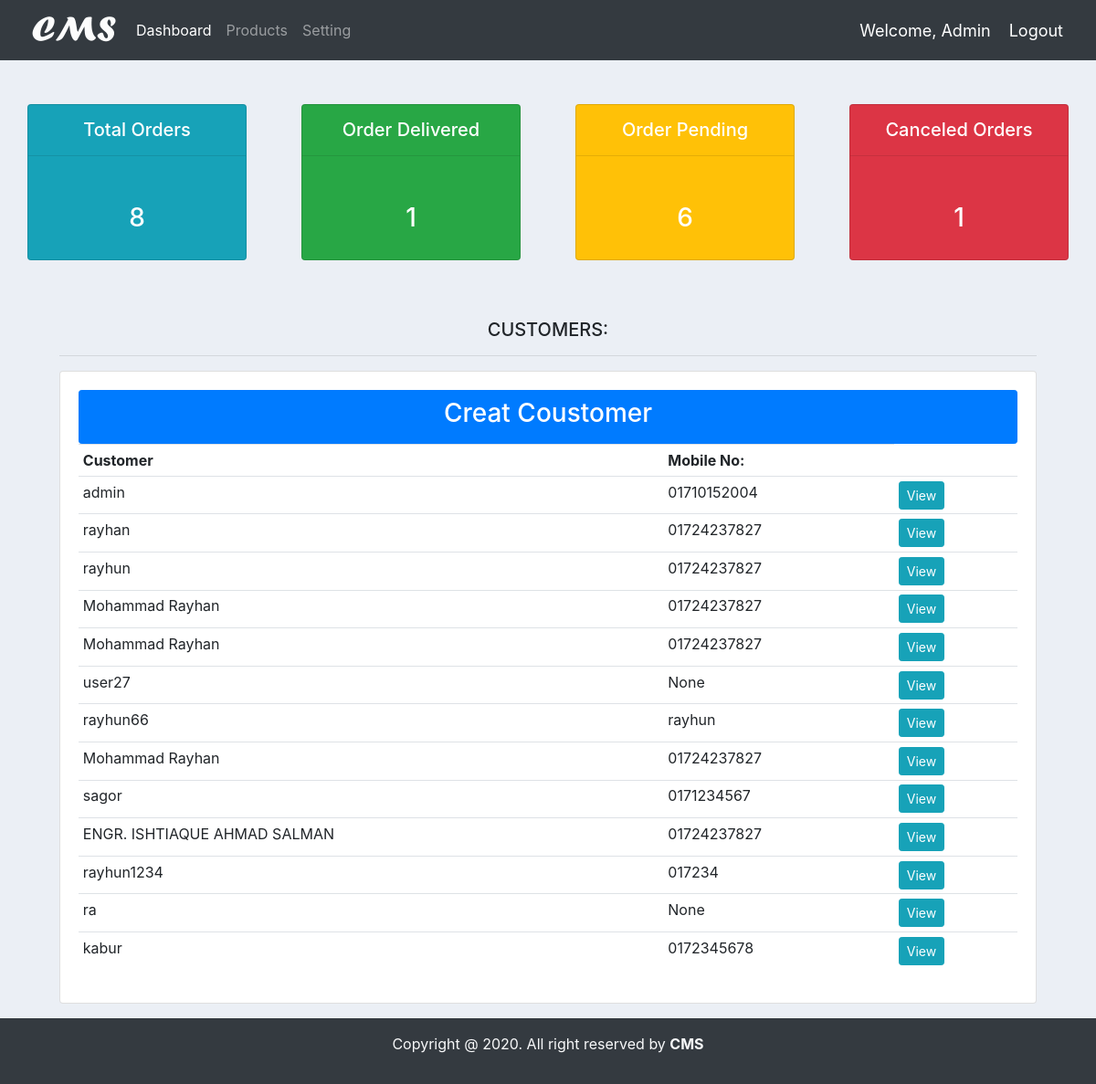
The app's page /all/customer (signed in) with its own data.
### accounts/models.py (models this page shows, shortened)
class Customer(models.Model):
    user = models.OneToOneField(User, null=True, blank=True, on_delete=models.CASCADE)
    name = models.CharField(max_length=200, null=True)
    phone = models.CharField(max_length=200, null=True)
    email = models.CharField(max_length=200, null=True)
    profile_pic = models.ImageField(default="demo.jpg", null=True, blank=True)
    date_created = models.DateTimeField(auto_now_add=True, null=True)

### accounts/decorators.py (the view)
    def wrapper_func(request, *args, **kwargs):
        group = None
        if request.user.groups.exists():
            group = request.user.groups.all()[0].name
        if group == 'customer':
            return redirect('user_profile')
        elif group == 'admin':
            return view_func(request, *args, **kwargs)
        else:
            context = {}
            return render(request, 'accounts/customer_not_auth.html', context)

### accounts/views.py (called while the page is built)
@login_required
@admin_only
def all_customer(request):
    orders = Order.objects.all()
    customers = Customer.objects.all()
    total_orders = orders.count()
    order_delivered = orders.filter(statur='Delivered').count()
    order_pending = orders.filter(statur='Pending').count()
    order_cancels = orders.filter(statur='Canceled Order').count()
    context = {
        'total_orders':total_orders,
        'order_delivered':order_delivered,
        'order_pending':order_pending,
        'order_cancels':order_cancels,
        'customers':customers
    }
    return render(request, 'accounts/customer_list.html',context)

### accounts/templates/accounts/customer_list.html
{% extends 'accounts/main.html' %}
{% block content %}
<div class="container-fluid">
    {% include 'accounts/status.html' %}
    <div class="row">
        <div class="col-md-11 m-auto">
            <h5 class="text-center">CUSTOMERS:</h5>
            <hr>
            <div class="card card-body">
                <a class="btn btn-primary btn-sm btn-block py-2" href="{% url 'create_customer' %}">
                    <h3>Creat Coustomer</h3></a>
                <table class="table table-sm">
                    <tr>
                        <th>Customer</th>
                        <th>Mobile No:</th>
                    </tr>
                    {% for customer in customers %}
                    <tr>
                        <td>{{ customer.name }}</td>
                        <td>{{ customer.phone }}</td>
                        <td><a class="btn btn-sm btn-info" href="{% url 'customer' customer.pk %}">View</a></td>
                    </tr>
                    {% endfor %}
                </table>
            </div>
        </div>
    </div>
</div>
{% endblock %}

### accounts/templates/accounts/navbar.html (shortened to what this page needs)
{% load static %}
<nav class="navbar navbar-expand-lg navbar-dark bg-dark">
  <a href="{% url 'home' %}"><img id="logo" src="{% static '/images/logo.png' %}" alt="" title="Customer Management System"></a>
    <div class="collapse navbar-collapse" id="navbarSupportedContent">
      <ul class="navbar-nav mr-auto">
        {% if request.user.is_staff %}
        <li class="nav-item active">
          <a class="nav-link" href="{% url 'home' %}">Dashboard</a>
        </li>
        {% endif %}
        <li class="nav-item">
          <a class="nav-link" href="{% url 'products' %}">Products</a>
        </li>
        <li class="nav-item">
          <a class="nav-link" href="{% url 'account' %}">Setting</a>
        </li>
      </ul>
    </div>
    <span class="hello">Welcome, {{ request.user|title }} </span>
    <span><a class="hello" href="{% url 'logout' %}">Logout</a></span>
  </nav>

### static/css/main.css (style rules this page uses)
#logo { height: 50PX; }
body { background-color: #ebeff5; }

### accounts/templates/accounts/main.html (style rules this page uses)
a { text-decoration: none; }

### accounts/templates/accounts/navbar.html (style rules this page uses)
.hello { color: #fff; font-size: 18px; margin-right: 20px; }

### records on screen
Customer: name "admin", phone "01710152004"
Customer: name "rayhan", phone "01724237827"
Customer: name "rayhun", phone "01724237827"
Customer: name "Mohammad Rayhan", phone "01724237827"
Customer: name "Mohammad Rayhan", phone "01724237827"
Customer: name "user27", phone "None"
Customer: name "rayhun66", phone "rayhun"
Customer: name "Mohammad Rayhan", phone "01724237827"
Customer: name "sagor", phone "0171234567"
Customer: name "ENGR. ISHTIAQUE AHMAD SALMAN", phone "01724237827"
Customer: name "rayhun1234", phone "017234"
Customer: name "ra", phone "None"
Customer: name "kabur", phone "0172345678"

### other values on screen
{{ request.user|title }} "Admin"
{{ total_orders }} "8"
{{ order_delivered }} "1"
{{ order_pending }} "6"
{{ order_cancels }} "1"
